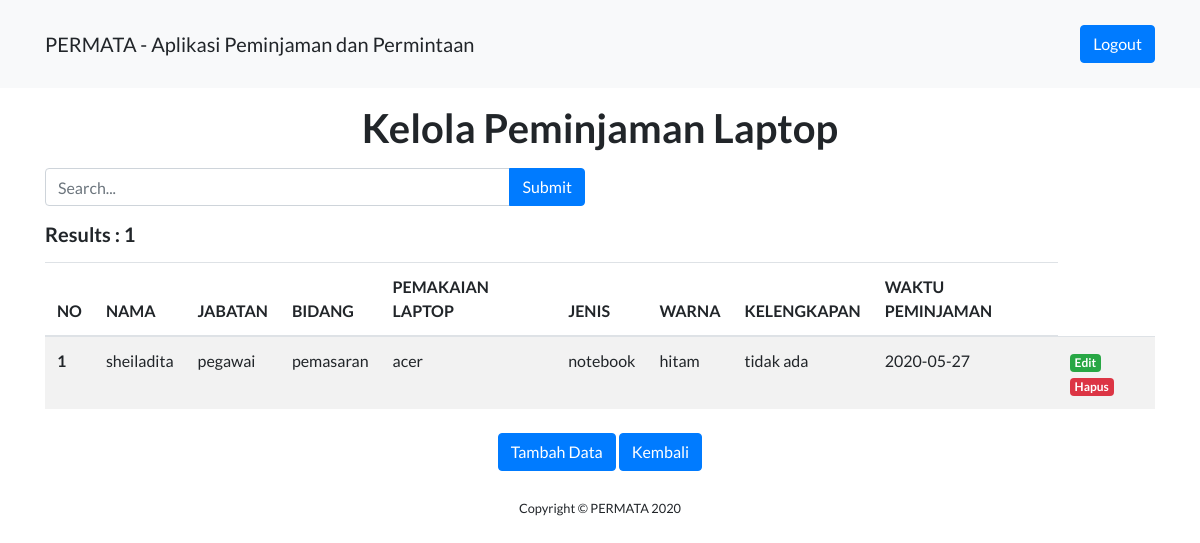
Page /kpbpjs/index.php/admin/kelola_laptop on the committed database.
### tables this page shows
CREATE TABLE `daftar_peminjamlaptop` (
  `id` int(11) NOT NULL,
  `nama` varchar(255) NOT NULL,
  `jabatan` varchar(128) NOT NULL,
  `bidang` varchar(128) NOT NULL,
  `pemakaian_laptop` varchar(100) NOT NULL,
  `jenis` varchar(100) NOT NULL,
  `warna` varchar(50) NOT NULL,
  `kelengkapan` varchar(50) NOT NULL,
  `waktu_peminjaman` date NOT NULL
);

### kpbpjs/application/controllers/Admin.php (called while the page is built, shortened)
<?php
class Admin extends CI_Controller
{
	public function kelola_laptop()
	{
		$data['title'] = 'Kelola Laptop';
		$this->load->model('model_laptop', 'daftar_peminjamlaptop');
		$this->load->library('pagination');
		$config['base_url'] = 'http://localhost/kpbpjs/index.php/admin/kelola_laptop/kelola_laptop';
		$config['full_tag_open'] = '<nav> <ul class="pagination justify-content-center">';
		$config['full_tag_close'] = ' </ul> </nav>';
		$config['first_link'] = 'First';
		$config['first_tag_open']  = '<li class="page-item">';
		$config['first_tag_close']  = '</li>';
		$config['last_link'] = 'Last';
		$config['last_tag_open']  = '<li class="page-item">';
		$config['last_tag_close']  = '</li>';
		$config['next_link'] = '&raquo';
		$config['next_tag_open']  = '<li class="page-item">';
		$config['next_tag_close']  = '</li>';
		if($this->input->post('submit'))
		{
			$data['keyword'] = $this->input->post('keyword');
			$this->session->set_userdata('keyword', $data['keyword']);
		}
		else
		{
			$data['keyword'] = $this->session->userdata('keyword');
		}
		$this->db->like('nama',$data['keyword']);
		$this->db->or_like('waktu_peminjaman',$data['keyword']);
		$this->db->from('daftar_peminjamlaptop');
		$config['total_rows'] = $this->db->count_all_results();
		$data['total_rows'] = $config['total_rows'];
		$config['per_page'] = 5;
		$data['start'] = $this->uri->segment(4);
		$data['daftar_peminjamlaptop'] = $this->daftar_peminjamlaptop->getLaptop($config['per_page'],$data['start'], $data['keyword']);
		$this->load->view('templates/header', $data);
		$this->load->view('templates/navbar', $data);
		$this->load->view('admin/kelola_laptop', $data);
		$this->load->view('templates/footer');
	}
}

### kpbpjs/index.php (called while the page is built, shortened)
<?php
require_once BASEPATH.'core/CodeIgniter.php';

### kpbpjs/application/config/config.php (called while the page is built, shortened)
<?php
$config['base_url'] = 'http://localhost/kpbpjs/';
$config['index_page'] = '';
$config['uri_protocol']	= 'REQUEST_URI';
$config['url_suffix'] = '';
$config['language']	= 'english';
$config['charset'] = 'UTF-8';
$config['enable_hooks'] = FALSE;
$config['subclass_prefix'] = 'MY_';
$config['composer_autoload'] = FALSE;
$config['permitted_uri_chars'] = 'a-z 0-9~%.:_\-';
$config['enable_query_strings'] = FALSE;
$config['controller_trigger'] = 'c';
$config['function_trigger'] = 'm';
$config['directory_trigger'] = 'd';
$config['allow_get_array'] = TRUE;
$config['log_threshold'] = 0;
$config['log_path'] = '';
$config['log_file_extension'] = '';
$config['log_file_permissions'] = 0644;
$config['log_date_format'] = 'Y-m-d H:i:s';
$config['error_views_path'] = '';
$config['cache_path'] = '';
$config['cache_query_string'] = FALSE;
$config['encryption_key'] = '';
$config['sess_driver'] = 'files';
$config['sess_cookie_name'] = 'ci_session';
$config['sess_expiration'] = 7200;
$config['sess_save_path'] = NULL;
$config['sess_match_ip'] = FALSE;
$config['sess_time_to_update'] = 300;
$config['sess_regenerate_destroy'] = FALSE;
$config['cookie_prefix']	= '';
$config['cookie_domain']	= '';
$config['cookie_path']		= '/';
$config['cookie_secure']	= FALSE;
$config['cookie_httponly'] 	= FALSE;
$config['standardize_newlines'] = FALSE;
$config['global_xss_filtering'] = FALSE;
$config['csrf_protection'] = FALSE;
$config['csrf_token_name'] = 'csrf_test_name';
$config['csrf_cookie_name'] = 'csrf_cookie_name';
$config['csrf_expire'] = 7200;
$config['csrf_regenerate'] = TRUE;
$config['csrf_exclude_uris'] = array();
$config['compress_output'] = FALSE;
$config['time_reference'] = 'local';
$config['rewrite_short_tags'] = FALSE;
$config['proxy_ips'] = '';

### kpbpjs/application/models/model_laptop.php (called while the page is built, shortened)
<?php
class Model_laptop extends CI_Model
{
	public function getLaptop($limit, $start, $keyword = null)
	{
		return $this->db->get('daftar_peminjamlaptop', $limit, $start)->result_array();
	}
}

### kpbpjs/application/views/admin/kelola_laptop.php (the view, shortened to what this page needs)
<div class="container-fluid">
  	<div class="container">
    <div class="mt-3" align="center"><h1>Kelola Peminjaman Laptop</h1></div>
    <div class="row mt-3">
      <div class="col-md-6">
        <form action="<?= base_url('index.php/admin/kelola_laptop')?>" method="post">
          <div class="input-group mb-3">
            <input type="text" class="form-control" placeholder="Search..." name="keyword" autocomplete="off" autofocus>
            <div class="input-group-append">
              <input class="btn btn-primary" type="submit" name="submit">
            </div>
          </div>
        </form>
      </div>
    </div>
      <h5>Results : <?= $total_rows ?></h5>
    	<table class="table table-striped mt-3">
       		<thead>
       			<tr>
       				<th>NO</th>
              <th>NAMA</th>
              <th>JABATAN</th>
              <th>BIDANG</th>
              <th>PEMAKAIAN LAPTOP</th>
              <th>JENIS</th>
              <th>WARNA</th>
              <th>KELENGKAPAN</th>
              <th>WAKTU PEMINJAMAN</th>
       			</tr>
        	</thead>
        	<tbody>
        		<?php foreach ($daftar_peminjamlaptop as $dfl) : ?>
        		<tr>
       				<th> <?= ++$start; ?></th>
	        		<td> <?= $dfl ['nama']; ?> </td>
              <td> <?= $dfl ['jabatan']; ?> </td>
              <td> <?= $dfl ['bidang']; ?> </td>
              <td> <?= $dfl ['pemakaian_laptop']; ?> </td>
              <td> <?= $dfl ['jenis']; ?> </td>
              <td> <?= $dfl ['warna']; ?> </td>
              <td> <?= $dfl ['kelengkapan']; ?> </td>
              <td> <?= $dfl ['waktu_peminjaman']; ?> </td>
	        		<td>
		        		<a href="<?= base_url('index.php/admin/edit_laptop/');?><?= $dfl['id'];?>" class="badge badge-success">Edit</a>
		        		<a href="<?= base_url('index.php/admin/hapus_laptop/');?><?= $dfl['id'];?>" class="badge badge-danger" onclick="return confirm('Yakin ingin menghapus data?');">Hapus</a>
	        		</td>
        		</tr>
        	<?php endforeach; ?>
        	</tbody>
       	</table>
         <div class="mt-4" align="center">
        <?php echo anchor('index.php/admin/tambah_laptop', '<div class="btn btn-primary">
            Tambah Data
          </div>') ?>
          <?php echo anchor('index.php/admin/index', '<div class="btn btn-primary">
            Kembali
          </div>') ?>
        </div>
</div>

### rows in the picture
daftar_peminjamlaptop: nama "sheiladita", jabatan "pegawai", bidang "pemasaran", pemakaian_laptop "acer", jenis "notebook", warna "hitam", kelengkapan "tidak ada", waktu_peminjaman "2020-05-27"

### other values in the picture
$total_rows "1"
